Frame 1 (no input): blank canvas, image omitted
Frame 60 (no input): blank canvas, image omitted
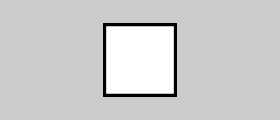
Frame 120 (the mouse pressed at the canvas centre since frame 60)

The p5.js sketch whose frames 1 and 60 were blank and that drew this single picture after the mouse press (run headless with seeded random() and noise() and a simulated clock; from frame 60 on, the mouse is pressed at the canvas centre):

// p5.js sketch
// ── sketch.js
function setup() {
  createCanvas(280, 120);
  background(204);
}

function draw() {
  translate(mouseX, mouseY);
  scale(mouseX / 60.0);
  rect(-15, -15, 30, 30);
}

// https://editor.p5js.org/jht1493/sketches/TSDh4otF5
// Ex_06_08 Scaling

// https://github.com/lmccart/gswp5.js-code/blob/master/06_Transform/Ex_06_08.js
